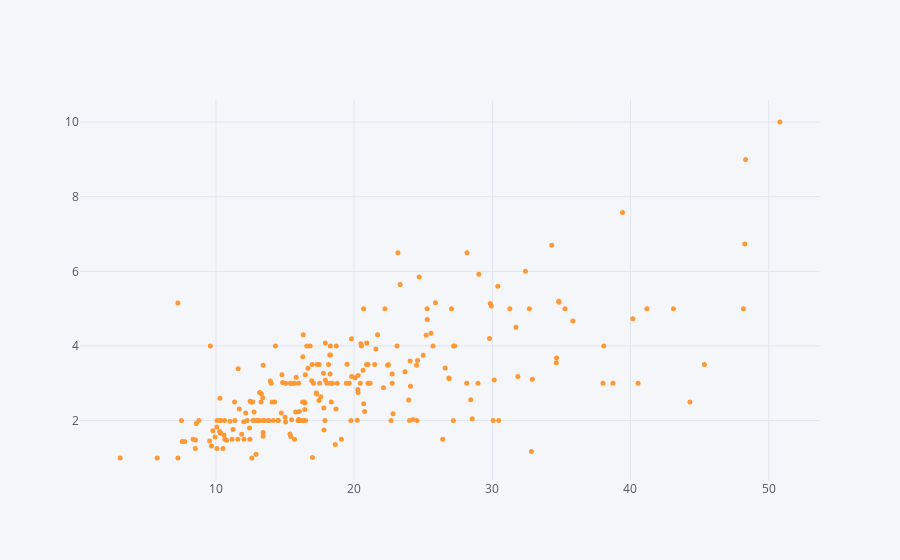

Here is the notebook cell this chart was saved with:
### Code cell
tip[['total_bill','tip']].iplot(x="total_bill",y='tip',mode='markers',size=5)

### Figure 1 — Plotly figure (JSON) as saved in the notebook; plotly's stock layout.template omitted (floating-point values rounded to 4 significant figures; data arrays with more than 128 entries replaced by an {"elided": "..."} marker saying what was removed)
{"data": [{"line": {"color": "rgba(255, 153, 51, 1.0)", "dash": "solid", "shape": "linear", "width": 1.3}, "marker": {"size": 5, "symbol": "circle"}, "mode": "markers", "name": "tip", "text": "", "type": "scatter", "x": {"elided": "244 float values"}, "y": {"elided": "244 float values"}}], "layout": {"legend": {"bgcolor": "#F5F6F9", "font": {"color": "#4D5663"}}, "paper_bgcolor": "#F5F6F9", "plot_bgcolor": "#F5F6F9", "title": {"font": {"color": "#4D5663"}}, "xaxis": {"gridcolor": "#E1E5ED", "showgrid": true, "tickfont": {"color": "#4D5663"}, "title": {"font": {"color": "#4D5663"}, "text": ""}, "zerolinecolor": "#E1E5ED"}, "yaxis": {"gridcolor": "#E1E5ED", "showgrid": true, "tickfont": {"color": "#4D5663"}, "title": {"font": {"color": "#4D5663"}, "text": ""}, "zerolinecolor": "#E1E5ED"}}}
